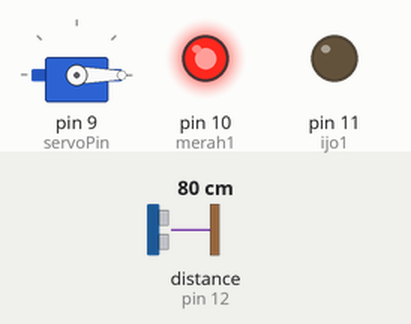
The sketch below on a simulated Arduino Uno, built with avr-gcc and run on an emulated ATmega328P. On the bench: servo, output pins drawn as LEDs (lit = HIGH). Wiring (inferred from the names in the program): ultrasonic range finder: trigger pin 13; echo pin 12. The inputs (shaded band) are chosen by the test bench; at power-on: distance to the obstacle (sensor on pin 12) 80 cm. The echo pulse lasts 58.3 µs per cm; pins used as bus, display or sensor lines are not drawn.

Above: at 7.8 s.
7.9 s: distance to the obstacle (sensor on pin 12) set to 12 cm
15.7 s: distance to the obstacle (sensor on pin 12) set to 9 cm
At 21.2 s:
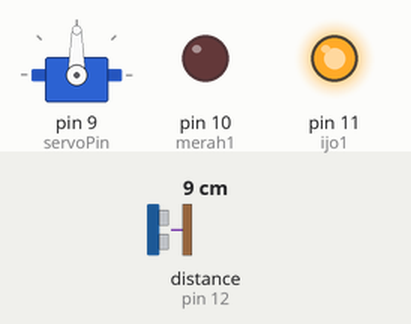
23.5 s: distance to the obstacle (sensor on pin 12) set to 19 cm
31.3 s: distance to the obstacle (sensor on pin 12) set to 24 cm
At 32.9 s:
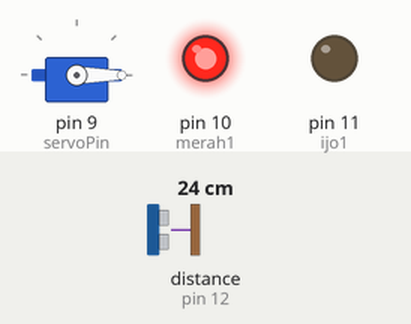
39.1 s: distance to the obstacle (sensor on pin 12) set to 2 cm
At 47.2 s:
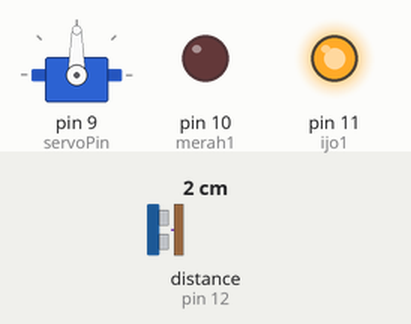
Timing chart, 0 to 48.5 s (numbered marks = the images above; inputs shaded):
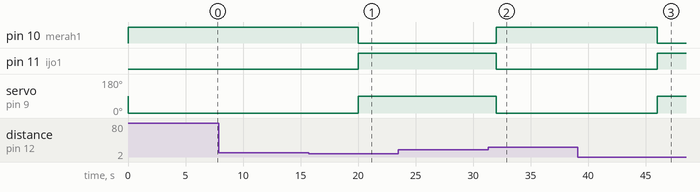

Measured:
- the behaviour switches between 11 and 10 cm on distance to the obstacle (sensor on pin 12) (found by bisection; images 0 and 1)
- the behaviour switches between 21 and 22 cm on distance to the obstacle (sensor on pin 12) (found by bisection; images 1 and 2)
- after the input at 7.9 s, every drawn part: stays the same
- after the input at 15.7 s, pin 10 (merah1): HIGH → LOW after 4.3 s; pin 11 (ijo1): LOW → HIGH after 4.3 s; servo on pin 9 (servoPin): 0° → 90° after 4.3 s
- after the input at 23.5 s, every drawn part: stays the same
- after the input at 31.3 s, pin 10 (merah1): LOW → HIGH after 0.72 s; pin 11 (ijo1): HIGH → LOW after 0.72 s; servo on pin 9 (servoPin): 90° → 0° after 0.72 s
- after the input at 39.1 s, pin 10 (merah1): HIGH → LOW after 6.9 s; pin 11 (ijo1): LOW → HIGH after 6.9 s; servo on pin 9 (servoPin): 0° → 90° after 6.9 s

The sketch:

smarthealthydoor.ino
```cpp
#include <Servo.h>;

 const int servoPin = 9;
 Servo servo;
int merah1 =10;
int ijo1 = 11;
int trigpin1 = 13;    //penginisal kaki trigpin masuk pin 3
int echopin1 = 12;
float durasi1, jarak1;


void setup() {
  // put your setup code here, to run once:
servo.attach (servoPin);
pinMode(merah1, OUTPUT);
pinMode(ijo1, OUTPUT);
pinMode(trigpin1,OUTPUT);  //pin trigpin sebagai OUTPUT
pinMode(echopin1,INPUT);


}

void loop() {
  // put your main code here, to run repeatedly:
digitalWrite(trigpin1,LOW);
delayMicroseconds(2);
digitalWrite(trigpin1,HIGH);
delayMicroseconds(10);
digitalWrite(trigpin1,LOW);


int durasi1 = pulseIn(echopin1,HIGH);   //pin echo membaca atau menerima sinyal
int jarak1 = durasi1 /58;    //rumus dalam cm


if (jarak1 > 20) //jarak (cm) dapat diatur dan disesuaikan
{
digitalWrite(merah1,1);
digitalWrite(ijo1,0);

  servo.write(0);
    delay(1000);

}
 else if (jarak1 < 10)
{
  digitalWrite(merah1,0);
digitalWrite(ijo1,1);

 servo.write(90);
}
delay(6000);


}
```
